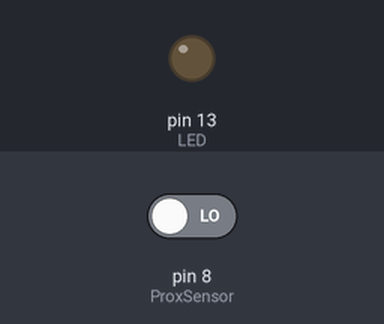
A sketch run on a simulated Arduino Uno, built with avr-gcc and run on an emulated ATmega328P. On the bench: output pins drawn as LEDs (lit = HIGH). The test bench sets the inputs (shaded band); at power-on: pin 8 (ProxSensor) LOW.

Above: at 1.2 s.
1.3 s: pin 8 (ProxSensor) driven HIGH
At 2.0 s:
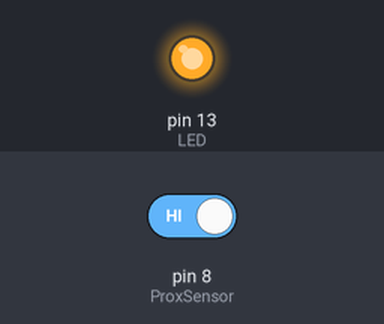
2.8 s: pin 8 (ProxSensor) driven LOW
At 3.1 s:
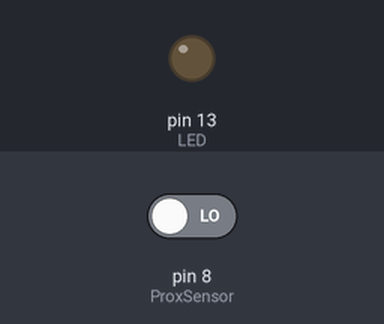
Timing chart, 0 to 5.8 s (numbered marks = the images above; inputs shaded):
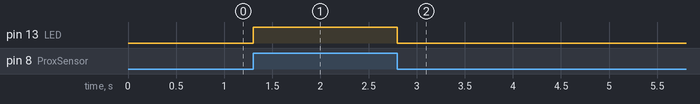

The sketch:

ProximitySensor_1.ino
```cpp
// 2017/11/28
// Faya-Nugget 範例程式 (ProximitySensor_1.ino)
// 單元: 模組介紹:faya近接開關模組(金屬感測模組)
// 網址:
// 目標: (1) Arduino接收近接開關模組的訊號
//       (2) 當模組感測到金屬物質時，則Arduino內建的LED則會ON，否則為OFF

// 接線: Arduino ==> faya模組
//             8 ==> Out (近接開關模組)

//近接開關模組腳位設定
int ProxSensor = 8;     //Arduino D8 連到近接開關模組 Out
int LED = 13;

void setup() {

  pinMode(ProxSensor,INPUT);   // 設定  8 腳為輸入腳，接收模組的訊號
  pinMode(LED,OUTPUT);         // 設定 13 腳為輸出腳，控制內建LED

}

void loop() {

  if(digitalRead(ProxSensor) == HIGH)  //當模組偵測到金屬物質的時，執行以下程式
     digitalWrite(LED,HIGH);  //使Arduino內建的LED為ON
  else
     digitalWrite(LED,LOW);   //使Arduino內建的LED為OFF
}
```

Measured:
- after the input at 1.3 s, pin 13 (LED): LOW → HIGH at once
- after the input at 2.8 s, pin 13 (LED): HIGH → LOW at once
